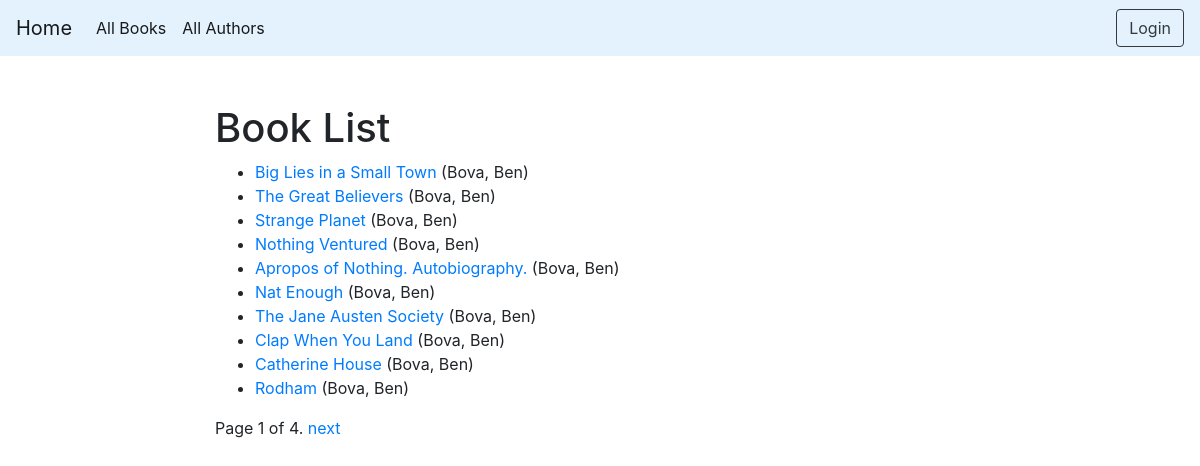
/catalog/books/, run on the app's committed database.
### catalog/models.py (models this page shows, shortened)
class Book(models.Model):
    title = models.CharField(max_length=200)
    author = models.ForeignKey('Author', on_delete=models.SET_NULL, null=True)
    summary = models.TextField(max_length=1000, help_text="Enter a brief description of the book")
    isbn = models.CharField('ISBN', max_length=13,
                            help_text='13 Character <a href="https://www.isbn-international.org/content/what-isbn'
                                      '">ISBN number</a>')
    genre = models.ManyToManyField(Genre, help_text="Select a genre for this book")
    language = models.ForeignKey('Language', on_delete=models.SET_NULL, null=True)
    def display_genre(self):
        """Creates a string for the Genre. This is required to display genre in Admin."""
        return ', '.join([genre.name for genre in self.genre.all()[:3]])
    display_genre.short_description = 'Genre'
    def get_absolute_url(self):
        return reverse('book-detail', args=[str(self.id)])

class Author(models.Model):
    first_name = models.CharField(max_length=100)
    last_name = models.CharField(max_length=100)
    date_of_birth = models.DateField(null=True, blank=True)
    date_of_death = models.DateField('died', null=True, blank=True)
    class Meta:
        ordering = ['last_name', 'first_name']
    def __str__(self):
        return '{0}, {1}'.format(self.last_name, self.first_name)

### catalog/views.py (the view)
# urls.py: path('books/', views.BookListView.as_view(), name='books'),
class BookListView(generic.ListView):
    model = Book
    paginate_by = 10

### catalog/templates/catalog/book_list.html
{% extends "base.html" %}
{% block content %}
    <h1>Book List</h1>
    {% if book_list %}
    <ul>
      {% for book in book_list %}
      <li>
        <a href="{{ book.get_absolute_url }}">{{ book.title }}</a> ({{book.author}})
      </li>
      {% endfor %}
    </ul>
    {% else %}
      <p>There are no books in the library.</p>
    {% endif %}
{% endblock %}

### catalog/templates/base.html (shortened to what this page needs)
<!DOCTYPE html>
<html lang="en">
<head>
  <link rel="stylesheet" href="https://stackpath.bootstrapcdn.com/bootstrap/4.1.3/css/bootstrap.min.css">
  {% load static %}
  <link rel="stylesheet" href="{% static 'css/styles.css' %}">
</head>
<body>
<nav class="navbar navbar-expand-lg navbar-light" style="background-color: #e3f2fd;">
  <a class="navbar-brand" href="{% url 'index' %}">Home</a>
  <div class="collapse navbar-collapse" id="navbarSupportedContent">
    <ul class="navbar-nav mr-auto">
      <li class="nav-item active">
        <a class="nav-link" href="{% url 'books' %}">All Books <span class="sr-only">(current)</span></a>
      </li>
      <li class="nav-item active">
        <a class="nav-link" href="{% url 'authors' %}">All Authors <span class="sr-only">(current)</span></a>
      </li>
    </ul>
    {% if user.is_authenticated and not user.is_staff %}
      <div class="mr-sm-2"> User: {{ user.get_username }} </div>
      <a class="btn btn btn-dark mr-sm-2" href="{% url 'my-borrowed' %}" role="button">My Borrowed</a>
      <a class="btn btn-outline-dark my-2 my-sm-0" href="{% url 'logout'%}?next={{request.path}}" role="button">Logout</a>
    {% else %}
      <a class="btn btn-outline-dark" href="{% url 'login' %}?next={{request.path}}" role="button">Login</a>
    {% endif %}
  </div>
</nav>
<div class="container-fluid">
<div class="row">
  <div class="col-sm-2"></div>
  <div class="col-sm-10 ">
      <br>
      <br>
  {% block content %}{% endblock %}
  {% block pagination %}
    {% if is_paginated %}
        <div class="pagination">
            <span class="page-links">
                <span class="page-current">
                    Page {{ page_obj.number }} of {{ page_obj.paginator.num_pages }}.
                </span>
                {% if page_obj.has_next %}
                    <a href="{{ request.path }}?page={{ page_obj.next_page_number }}">next</a>
                {% endif %}
            </span>
        </div>
    {% endif %}
  {% endblock %}
  </div>
</div>
</div>
</body>
</html>

### data on the page
Book: title "Big Lies in a Small Town", author "Bova, Ben"
Book: title "The Great Believers", author "Bova, Ben"
Book: title "Strange Planet", author "Bova, Ben"
Book: title "Nothing Ventured", author "Bova, Ben"
Book: title "Apropos of Nothing. Autobiography.", author "Bova, Ben"
Book: title "Nat Enough", author "Bova, Ben"
Book: title "The Jane Austen Society", author "Bova, Ben"
Book: title "Clap When You Land", author "Bova, Ben"
Book: title "Catherine House", author "Bova, Ben"
Book: title "Rodham", author "Bova, Ben"

### other printed values
{{ page_obj.number }} "1"
{{ page_obj.paginator.num_pages }} "4"
